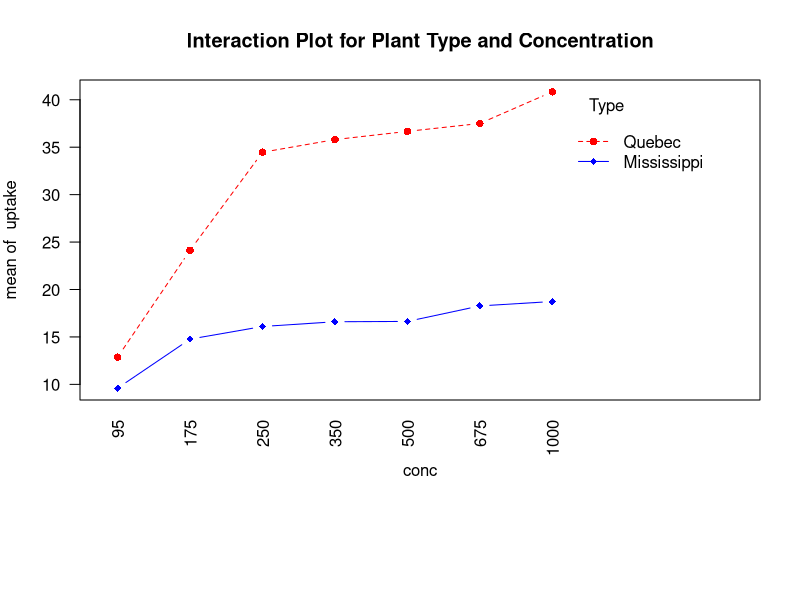
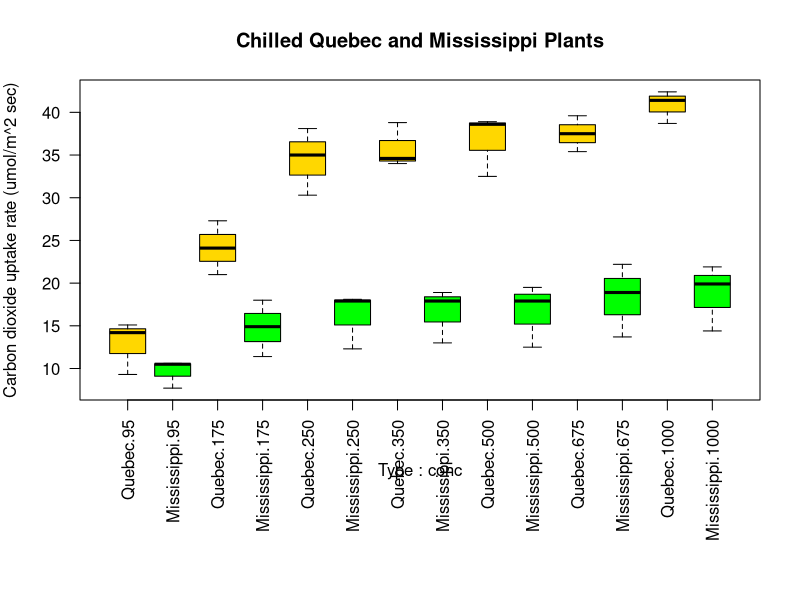

These charts were generated, in order, by the following R code:
CO2$conc <- factor(CO2$conc)
w1b1 <- subset(CO2, Treatment == "chilled")

fit <- aov(uptake ~ conc * Type + Error(Plant/(conc)), w1b1)
summary(fit)

par(las = 2)
par(mar = c(10, 4, 4, 2))
with(w1b1, interaction.plot(conc, Type, uptake, 
                            type = "b",
                            col = c("red", "blue"),
                            pch = c(16, 18),
                            main = "Interaction Plot for Plant Type and Concentration"))

boxplot(uptake ~ Type*conc, data = w1b1, col = c("gold", "green"),
        main = "Chilled Quebec and Mississippi Plants",
        ylab = "Carbon dioxide uptake rate (umol/m^2 sec)")
